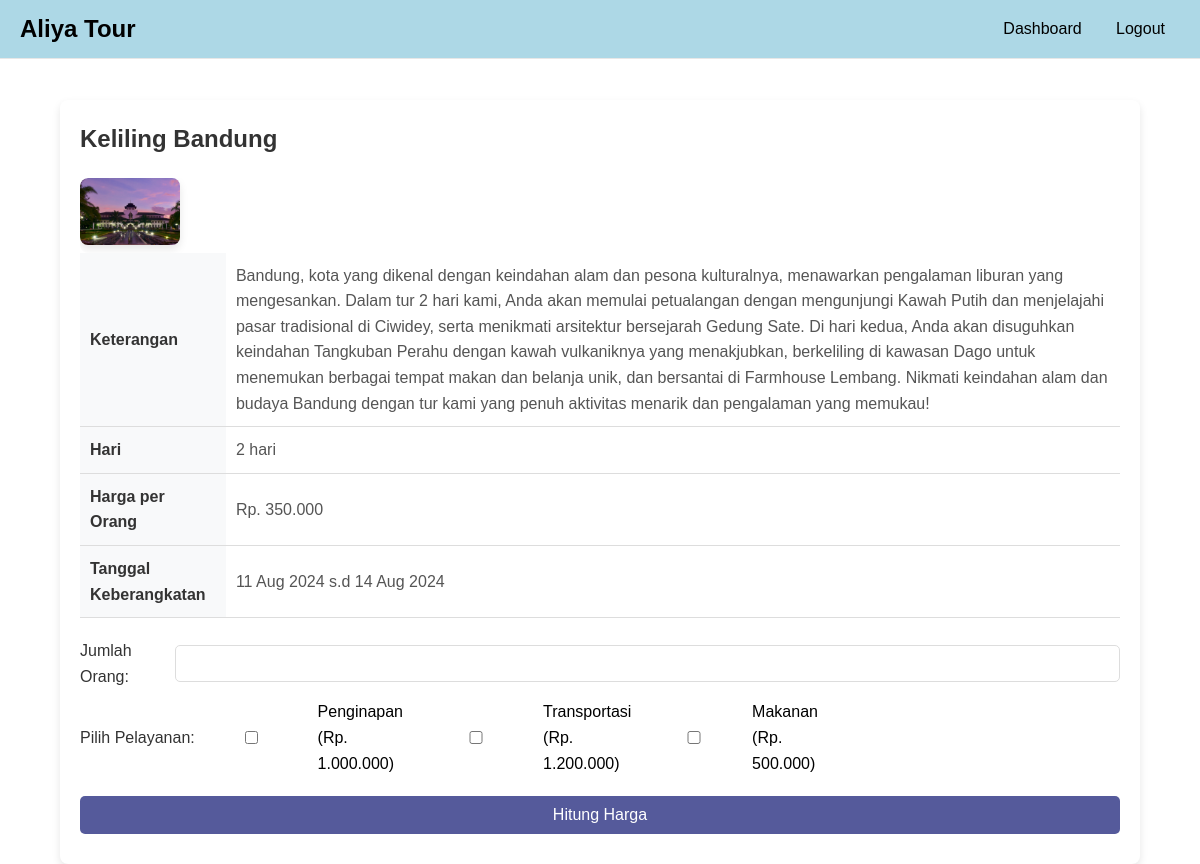
Page /pengguna/detail.php?id=16 on the committed database.
### tables this page shows
CREATE TABLE `paket_wisata` (
  `id` int(11) NOT NULL,
  `judul` varchar(255) NOT NULL,
  `hari` int(11) NOT NULL,
  `harga` decimal(10,2) NOT NULL,
  `keterangan` text NOT NULL,
  `created_at` timestamp NOT NULL DEFAULT current_timestamp(),
  `gambar` varchar(255) DEFAULT NULL,
  `tanggal_mulai` date DEFAULT NULL,
  `tanggal_akhir` date DEFAULT NULL
);

### pengguna/detail.php (the view, shortened to what this page needs)
<?php
include '../config.php';
$conn = new mysqli($servername, $username, $password, $dbname);
if (isset($_GET['id'])) {
    $id = intval($_GET['id']);
    $sql = "SELECT * FROM paket_wisata WHERE id = ?";
    $stmt = $conn->prepare($sql);
    $stmt->bind_param("i", $id);
    $stmt->execute();
    $result = $stmt->get_result();
    if ($result->num_rows > 0) {
        $row = $result->fetch_assoc();
        $tanggal_mulai = new DateTime($row['tanggal_mulai']);
        $tanggal_akhir = new DateTime($row['tanggal_akhir']);
        $tanggal_mulai_formatted = $tanggal_mulai->format('j M Y');
        $tanggal_akhir_formatted = $tanggal_akhir->format('j M Y');
    } else {
        die("Data tidak ditemukan.");
    }
} else {
    die("ID tidak diberikan.");
}
?>
<!DOCTYPE html>
<html lang="en">
<head>
    <link rel="stylesheet" href="../css/detail.css">
</head>
<body>
    <?php include '../nav/header1.php'; ?>
    <div class="container">
        <div class="details">
            <h1><?php echo htmlspecialchars($row['judul']); ?></h1>
            <div class="image" style="width: 100%; max-width: 800px; overflow: hidden;">
    <img src="../uploads/<?php echo htmlspecialchars($row['gambar']); ?>" alt="<?php echo htmlspecialchars($row['judul']); ?>" style="width: 100%; height: auto;">
</div>
            <table>
                <tr>
                    <th>Keterangan</th>
                    <td><?php echo htmlspecialchars($row['keterangan']); ?></td>
                </tr>
                <tr>
                    <th>Hari</th>
                    <td><?php echo htmlspecialchars($row['hari']); ?> hari</td>
                </tr>
                <tr>
                    <th>Harga per Orang</th>
                    <td>Rp. <?php echo number_format($row['harga'], 0, ',', '.'); ?></td>
                </tr>
                <tr>
                    <th>Tanggal Keberangkatan</th>
                    <td><?php echo "$tanggal_mulai_formatted s.d $tanggal_akhir_formatted"; ?></td>
                </tr>
            </table>
            <form method="post" action="<?php echo htmlspecialchars($_SERVER["PHP_SELF"]) . "?id=" . $id; ?>">
                <div class="form-group">
                    <label for="jumlah_orang">Jumlah Orang:</label>
                    <input type="number" name="jumlah_orang" id="jumlah_orang" min="1" required>
                </div>
                <div class="form-group">
                    <label>Pilih Pelayanan:</label><br>
                    <div class="checkbox-label">
                        <input type="checkbox" name="pelayanan[]" value="penginapan"> Penginapan (Rp. 1.000.000)
                    </div>
                    <div class="checkbox-label">
                        <input type="checkbox" name="pelayanan[]" value="transportasi"> Transportasi (Rp. 1.200.000)
                    </div>
                    <div class="checkbox-label">
                        <input type="checkbox" name="pelayanan[]" value="makanan"> Makanan (Rp. 500.000)
                    </div>
                </div>
                <div class="form-group">
                    <input type="submit" value="Hitung Harga">
                </div>
            </form>
        </div>
    </div>
</body>
</html>

### css/detail.css (style rules this page uses)
.container { max-width: 1200px; margin: auto; padding: 20px; }
.image { width: auto; border-radius: 8px; overflow: hidden; max-width: 100%; }
.image img { width: 100%; height: auto; object-fit: cover; border-radius: 8px; box-shadow: 0 4px 8px rgba(0, 0, 0, 0.1); }
.details { background: #fff; border-radius: 8px; box-shadow: 0 4px 8px rgba(0, 0, 0, 0.1); padding: 20px; margin-top: 100px; }
.details h1 { font-size: 24px; font-weight: 700; margin-bottom: 20px; color: #333; }
.details table { width: 100%; margin-bottom: 20px; border-collapse: collapse; }
.details table th, .details table td { padding: 10px; border-bottom: 1px solid #ddd; text-align: left; }
.details table th { background-color: #f8f9fa; color: #333; font-weight: 600; }
.details table td { color: #555; }
.details .form-group { display: flex; align-items: center; margin-bottom: 10px; }
.details .form-group input[type="checkbox"] { margin-right: 10px; }
.details .form-group label { margin: 0; font-weight: 400; color: #333; text-align: left; }
.details .form-group .checkbox-label { display: flex; align-items: center; margin-right: 0px; font-weight: 100; }
.details .form-group input, .details .form-group select, .details .form-group textarea { width: 100%; padding: 10px; border-radius: 5px; border: 1px solid #ddd; box-sizing: border-box; outline: none; transition: border-color 0.3s; }
.details .form-group input[type="submit"] { margin-top: 10px; background-color: #555a9b; color: #fff; border: none; padding: 10px 20px; border-radius: 5px; font-size: 16px; cursor: pointer; }

### css/style.css (style rules this page uses)
body { font-family: Arial, sans-serif; margin: 0; }
.container { width: 90%; max-width: 1200px; margin: 0 auto; padding: 0px; }
* { margin: 0; padding: 0; box-sizing: border-box; }
body { font-family: montserrat, sans-serif; line-height: 1.6; display: flex; flex-direction: column; min-height: 100vh; }
table { width: 100%; border-collapse: collapse; }
th { padding: 10px; text-align: center; }
td { padding: 10px; text-align: center; vertical-align: middle; }
img { max-width: 100px; height: auto; }

### rows in the picture
paket_wisata: judul "Keliling Bandung", gambar (picture), keterangan "Bandung, kota yang dikenal dengan keindahan alam dan pesona kulturalnya, menawarkan pengalaman liburan yang mengesankan. Dalam tur 2 hari kami, Anda akan memulai petualangan dengan mengunjungi Kawah Putih dan menjelajahi pasar tradisional di Ciwidey, serta menikmati arsitektur bersejarah Gedung Sate. Di hari kedua, Anda akan disuguhkan keindahan Tangkuban Perahu dengan kawah vulkaniknya yang menakjubkan, berkeliling di kawasan Dago untuk menemukan berbagai tempat makan dan belanja unik, dan bersantai di Farmhouse Lembang. Nikmati keindahan alam dan budaya Bandung dengan tur kami yang penuh aktivitas menarik dan pengalaman yang memukau!", hari "2", harga "350.000", tanggal_mulai "11 Aug 2024", tanggal_akhir "14 Aug 2024"
